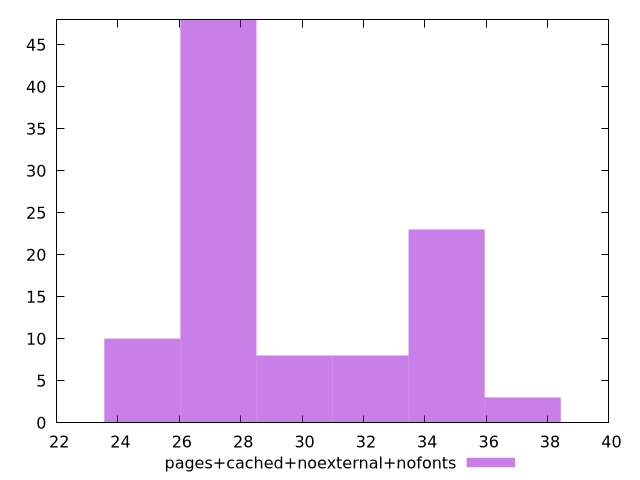

Recreate this plot in gnuplot.
$_pagesCachedNoexternalNofonts <<EOF
27.273006213284155 48
34.7110988169071 23
24.793642012076504 10
29.752370414491807 8
37.190463018114755 3
32.23173461569946 8
EOF
set key outside below
set terminal pngcairo
set output "report_00005_2020-11-02T22-26-11.212Z/max-potential-fid/pages+cached+noexternal+nofonts//raw_hist.png"
set yrange [0:48]
set boxwidth 2.4793642012076504
set style fill transparent solid 0.5 noborder
plot $_pagesCachedNoexternalNofonts title "pages+cached+noexternal+nofonts" with boxes ,
